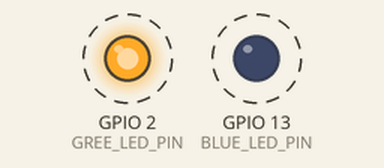
Simulated run of this program. Board: ESP32. Shown: output pins drawn as LEDs (lit = HIGH). Dashed ring = blinking.

Above: at 0.2 s.
Timing chart, 0 to 3.0 s (numbered marks = the images above):
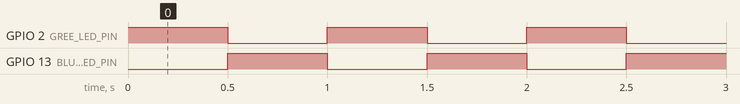

The program:

main.cpp
```cpp
// (licence header left out)
/* include header files */
#include <Arduino.h>

#define GREE_LED_PIN 	2
#define BLUE_LED_PIN 	13

void setup(){
	/* set LED pins to output*/
	pinMode(GREE_LED_PIN, OUTPUT);
	pinMode(BLUE_LED_PIN, OUTPUT);
}

void loop(){

	/* turn on LED pins */
	digitalWrite(GREE_LED_PIN,HIGH);
	digitalWrite(BLUE_LED_PIN,LOW);

	/* wait for 500 milisecond */
	delay(500);

	/* turn off LED pin */
	digitalWrite(GREE_LED_PIN,LOW);
	digitalWrite(BLUE_LED_PIN,HIGH);

	/* wait for 500 milisecond */
	delay(500);

}
```

Measured:
- by itself, GPIO 2 (GREE_LED_PIN), GPIO 13 (BLUE_LED_PIN): alternates HIGH for 0.50 s and LOW for 0.50 s
